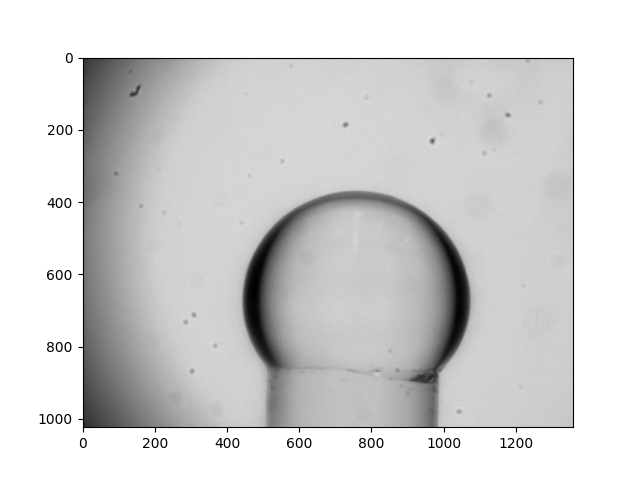
#> input picture data/drop_figure4.tiff, 640 x 480 px
$ jupyter execute --allow-errors imaganalysis.ipynb
#> lines starting #> are read from the running program, lines starting #| are printed output that depends on the picture; after the words box and inside, x2 and y2 are one past the last pixel; in counts of white or black regions, pixels touching at a corner belong together
# Drop Profile Analysis Using Polar Coordinates

This notebook analyzes sessile drop profiles by implementing a more general approach using polar coordinate interpolation for droplet edges and Young-Laplace equation fitting.

## Key Features:
- **Edge Detection**: Uses Canny edge detection to identify drop boundaries
- **Coordinate Transformation**: Converts from image pixels to physical coordinates (mm)
- **Profile Fitting**: Employs spline interpolation for smooth edge representation
- **Contact Angle Measurement**: Calculates left and right contact angles from tangent slopes
- **Young-Laplace Fitting**: Fits theoretical drop shape to extract surface tension
- **Pressure Analysis**: Computes pressure difference across the interface using fitted parameters

## Physical Parameters Extracted:
- Surface tension (γ)
- Contact angles (θ_left, θ_right)
- Drop dimensions (base radius, height)
- Radius of curvature at apex
- Laplace pressure difference (ΔP)

This approach provides a robust framework for analyzing droplet wetting behavior and interfacial properties.

### About the Author — Sarah Yao

Sarah Yao, Ames High School student, from Ames, Iowa, developed this code during her internship with NSF’s ChemMatCARS under Dr. Mrinal Bera, Dr. Jiajun Tian and Dr. Wei Bu. In the process, she explored pendant drop tensiometry for analyzing liquid surfaces and used data fitting methods to extract parameters valuable to scientific research. She values the opportunity to contribute to the project and learn from the team.

#### Image Loading and Display

Loads a TIFF image in grayscale, prints its dimensions, and displays it using matplotlib for visual inspection. This step ensures the image is correctly loaded and helps identify the region of interest for further analysis.

[cell 1]
# Note in GitHub codespace, one needs to run the following in the terminal to install libgl1.
# sudo apt-get update && sudo apt-get install -y libgl1

# check and add missing python packages
import subprocess
import sys
from importlib.metadata import version, PackageNotFoundError

# specify packages with exact versions for installation
required_packages_with_versions = {
    "numpy": "numpy==2.2.6",
    "scipy": "scipy==1.15.3",
    "matplotlib": "matplotlib==3.10.3",
    "opencv-python": "opencv-python==4.12.0.88"
}

# list of import names used later in the cell
required_packages = list(required_packages_with_versions.keys())

# check installed versions and install the requested exact versions if missing or mismatched

#> (the rest of this cell did not finish here and is left out)

[cell 2]
import cv2
import numpy as np
import matplotlib.pyplot as plt

# Read the image from file using OpenCV in grayscale mode
# This will read the image as a single channel (grayscale)
# The image is expected to be in TIFF format, which can have multiple channels.
image_orig = cv2.imread('data/drop_figure4.tiff', cv2.IMREAD_GRAYSCALE)
#> image_orig is the input picture: shape (480, 640); min 0, max 255, mean 211.2

# Read TIFF file with OpenCV; TIFFs can have multiple channels, e.g., BGRA (4 channels)
# The final dimension of 4 indicates the image has 4 channels (Blue, Green, Red, Alpha)
print(f"Image shape: {image_orig.shape}")
#| Image shape: (480, 640)
# Crop the image to focus on the region of interest
# Truncate the final dimension to keep only the first 3 channels (BGR).
# This is necessary because OpenCV's cvtColor expects a 3-channel image for conversion to grayscale.
# If the image has an alpha channel (4th channel), it should be removed before grayscale conversion.
# Display the original image using matplotlib
plt.figure()
plt.imshow(image_orig, cmap='gray')
plt.show()

#### Cropping the Image

This code crops the loaded grayscale image to focus on the region containing the droplet, then displays the cropped area using matplotlib. Cropping helps isolate the drop from the background and prepares the image for subsequent edge detection and analysis.

[cell 3]
image = image_orig[150:370, 200:500]  # Adjust the crop dimensions as needed
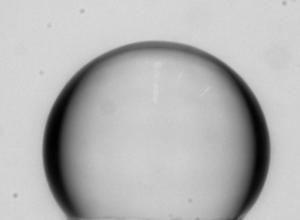
#> image: shape (220, 300); min 0, max 218, mean 180.5
# Display the cropped image
plt.figure()
plt.imshow(image, cmap='gray')
plt.show()

#### Edge Detection with Canny Algorithm

This code applies the Canny edge detection algorithm to the cropped grayscale image to identify the boundaries of the droplet. Thresholds for edge detection are set based on the image intensity range, and the resulting edge map is displayed for visual verification.

[cell 4]
# Set thresholds for Canny edge detection based on image intensity
thres1 = image.min() * 0.75
#> thres1 = 0
thres2 = image.max() * 1.4
#> thres2 = 305.2

# Apply Canny edge detection
edges = cv2.Canny(image, thres1, thres2)
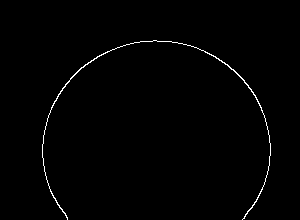
#> edges: shape (220, 300); 0.88% white in thin lines or dots, all inside (x1, y1, x2, y2) = (42, 40, 271, 220)
# Display the detected edges
plt.figure()
plt.imshow(edges)
plt.show()

#### Extracting and Plotting Edge Coordinates
This code locates the coordinates of edge pixels from the Canny edge-detected image, converts them to float, and inverts the y-axis for correct orientation in plotting. The detected edge points are then visualized as a scatter plot to verify the accuracy of edge detection.

[cell 5]
# Find the coordinates of edge pixels from the edge image
ys, xs = np.where(edges > 0)  # ys: row indices, xs: column indices where edge is detected
#> ys = 583 values from 40 to 219; xs = 583 values, max 270 at index 394, min 42 at index 395, mean 156.6

# Convert coordinates to float and invert ys for plotting (origin at bottom)
# The negation is necessary because in image processing, the origin (0,0) is at the top-left corner,
# while in most plotting libraries, the origin is at the bottom-left corner.
# In image arrays, the origin (0,0) is at the top-left, so increasing y moves downward.
# By negating ys, increasing y moves upward in the plot.
ys = np.asarray(-ys, dtype=float)
#> ys = 583 values, max -40 at index 0, min -219 at index 581, mean -112.3
xs = np.asarray(xs, dtype=float)

# Display the edge points as a scatter plot
plt.figure()
plt.plot(xs, ys, marker='o', ls='none')
plt.axis('equal')
plt.show()
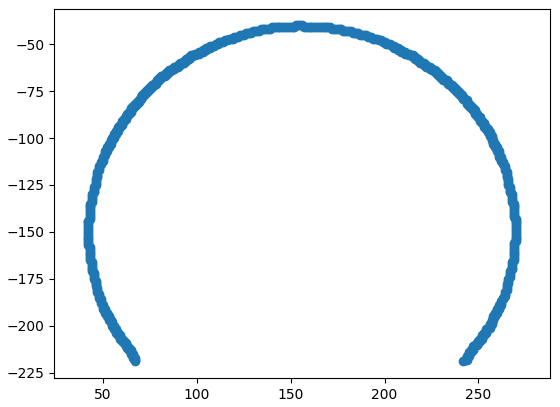
#> figure drawn by matplotlib, 1 panel

#### Centering and Shifting Edge Coordinates
This section centers the x-coordinates of the detected edge points by subtracting their mean and shifts the y-coordinates so that the minimum value is zero, aligning the drop base with the horizontal axis. The adjusted edge points are then plotted to visualize the centered and shifted droplet profile.

[cell 6]
# Center the xs coordinates by subtracting their mean
xs = xs - xs.mean()
#> xs = 583 values, max 113.4 at index 394, min -114.6 at index 395, mean 1.08e-14
# Shift ys so that the minimum value is at zero (bottom of the drop)
ys = ys - ys.min()
#> ys = 583 values, max 179 at index 0, min 0 at index 581, mean 106.7

# Plot the edges after centering and shifting
plt.figure()
plt.plot(xs, ys, marker='o', ls='none')
plt.axhline(0, color='k')   # Draw horizontal line at y=0 for reference
plt.axis('equal')           # Ensure equal aspect ratio
plt.show()
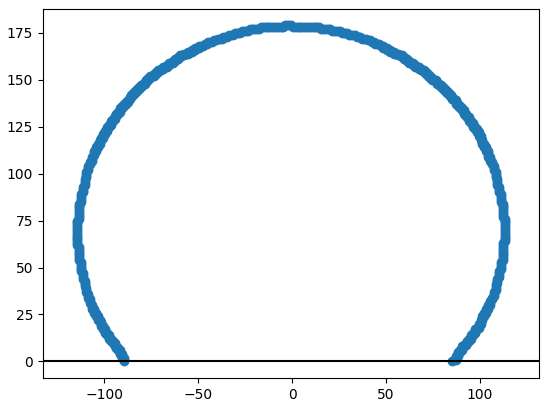
#> figure drawn by matplotlib, 1 panel

#### Converting Pixel Coordinates to Physical Units

This code converts the centered and shifted edge coordinates from pixel units to millimeters using the known image resolution. This step is essential for quantitative analysis and comparison with physical measurements.

[cell 7]
# Convert pixel coordinates to millimeters using the image resolution
# 'res' is the number of pixels per millimeter
res = 120
xs /= res  # x-coordinates in mm
#> xs = 583 values, max 0.945 at index 394, min -0.955 at index 395, mean 5.52e-17
ys /= res  # y-coordinates in mm
#> ys = 583 values, max 1.49 at index 0, min 0 at index 581, mean 0.89

#### Plotting Centered and Shifted Edge Coordinates
This code visualizes the centered and shifted droplet edge points in both full and zoomed-in views using subplots. The plots help verify the alignment of the drop base and the effectiveness of the coordinate transformation.

[cell 8]
#Plot the edges
fig, axs = plt.subplots(1, 2, figsize=(10,4))
plt.sca(axs[0])
plt.plot(xs, ys, marker='o', ls='none')
plt.axhline(0, color='k')
plt.axis('equal')
plt.xlabel('x [mm]')
plt.ylabel('y [mm]')

#Plot a zoom on the edge
plt.sca(axs[1])
plt.plot(xs, ys, marker='o', ls='none')
plt.axis('equal')
plt.xlabel('x [mm]')
plt.xlim(-0.9, -0.6)
plt.ylim(-0.1, 0.5)
plt.title("Zoom")
plt.show()
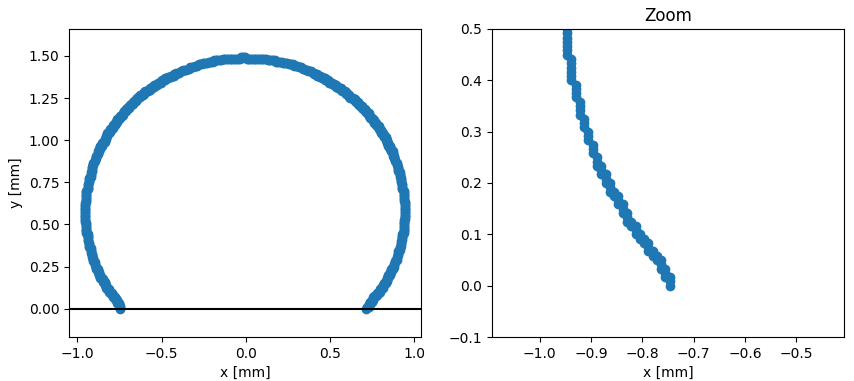
#> figure drawn by matplotlib, 2 panels

#### Spline Fitting of Drop Edge in Polar Coordinates
This code converts the droplet edge points from Cartesian to polar coordinates, sorts them by angle, and fits a quintic spline to the radial profile. The fitted spline provides a smooth representation of the drop edge, which is then plotted alongside the original edge points for both the full profile and a zoomed-in region. This enables accurate geometric analysis and further physical parameter extraction.

[cell 9]
# Convert Cartesian coordinates (xs, ys) to polar coordinates (theta, r)
theta = np.arctan2(ys, xs)  # Angle from x-axis for each edge point
#> theta = 583 values, max 3.14 at index 581, min 0 at index 582, mean 1.57
print(f"theta range: {theta.min():.2f} to {theta.max():.2f} radians")
#| theta range: 0.00 to 3.14 radians
r = np.sqrt(xs**2 + ys**2)  # Radial distance from origin for each edge point
#> r = 583 values, max 1.49 at index 0, min 0.712 at index 582, mean 1.23

# Sort edge points by angle to ensure smooth interpolation
# Sort the points based on theta to maintain the order around the droplet
sort_idx = np.argsort(theta)
#> sort_idx = 583 values, max 582 at index 0, min 0 at index 296, mean 291
theta_sorted = theta[sort_idx]
#> theta_sorted = 583 values from 0 to 3.14
r_sorted = r[sort_idx]
#> r_sorted = 583 values, max 1.49 at index 296, min 0.712 at index 0, mean 1.23

# Fit a spline to the droplet edge in polar coordinates
import scipy.interpolate as spint
edge_f = spint.UnivariateSpline(theta_sorted, r_sorted, k=5, s=0.1)  # k=5: quintic spline, s=0.1: smoothing

# Evaluate the fitted edge function to get smoothed (x, y) coordinates
# Take 100 points in theta for a smooth curve and convert back to Cartesian coordinates
theta_fit = np.linspace(theta_sorted.min(), theta_sorted.max(), 100)  # 100 points for smoothness
xs_fit = edge_f(theta_fit) * np.cos(theta_fit)
#> xs_fit = 100 values, max 0.942 at index 17, min -0.952 at index 82, mean -0.00416
ys_fit = edge_f(theta_fit) * np.sin(theta_fit)
#> ys_fit = 100 values, max 1.49 at index 50, min 0 at index 0, mean 0.831

# Display the original and fitted edge profiles
fig, axs = plt.subplots(1, 2, figsize=(10, 4))

# Plot full edge profile
plt.sca(axs[0])
plt.plot(xs, ys, marker='o', ls='none', label='Edge points')
plt.plot(xs_fit, ys_fit, label='Spline fit')
plt.axhline(0, color='k')
plt.xlabel('x [mm]')
plt.ylabel('y [mm]')
plt.axis('equal')

# Plot zoomed-in view of the edge
plt.sca(axs[1])
plt.plot(xs, ys, marker='o', ls='none', label='Edge points')
plt.plot(xs_fit, ys_fit, label='Spline fit')
plt.axhline(0, color='k')
plt.axis('equal')
plt.xlabel('x [mm]')
plt.xlim(-0.8, -0.7)
plt.ylim(0, 0.5)
plt.title("Zoom")
plt.show()
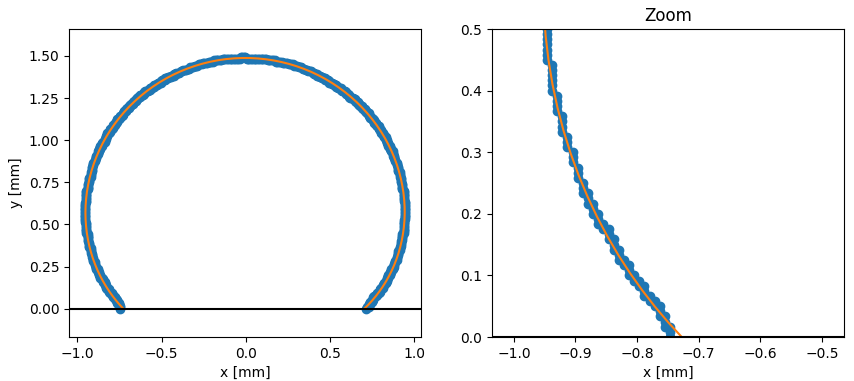
#> figure drawn by matplotlib, 2 panels

#### Calculating Contact Angles at Drop Edges
This code evaluates the contact angles at the left and right edges of the droplet by computing the tangent slopes from the fitted polar spline. The angles are calculated in degrees and printed, providing quantitative insight into the wetting behavior at both contact points.

[cell 10]
# Evaluate the contact angle at the left and right edges using the polar spline

# Get theta values corresponding to the left and right edges
theta_right = theta_sorted[0]
#> theta_right = 0
theta_left = theta_sorted[-1]
#> theta_left = 3.14

# Get the derivative dr/dtheta at the left and right edges
dr_dtheta = edge_f.derivative()

# Compute tangent vector in Cartesian coordinates at each edge
def tangent_angle(theta_val):
#> called with theta_val = 3.14
    r_val = edge_f(theta_val)
#> r_val = 0.727
    dr_val = dr_dtheta(theta_val)
#> dr_val = -0.699
    # Tangent vector components magnitude using the chain rule for derivatives
    dx = dr_val * np.cos(theta_val) - r_val * np.sin(theta_val)
#> dx = 0.699
    dy = dr_val * np.sin(theta_val) + r_val * np.cos(theta_val)
#> dy = -0.727
    # Contact angle with respect to horizontal (x-axis)
    return np.arctan2(dy, dx)

angle_left = tangent_angle(theta_left)
#> angle_left = -0.805
angle_right = tangent_angle(theta_right)
#> angle_right = 0.758

print(f"Left contact angle: {np.degrees(angle_left) + 180:.2f} deg")
#| Left contact angle: 133.88 deg
print(f"Right contact angle: {np.degrees(angle_right):.2f} deg")
#| Right contact angle: 43.42 deg

#### Visualizing Fitted Edge and Contact Angles
This code plots the detected droplet edge points and the fitted spline profile, then overlays lines representing the left and right contact angles at the drop base. The visualization helps confirm the accuracy of the spline fit and the calculated contact angles.

[cell 11]
# Display the fitted edge and contact angles
plt.figure()
plt.plot(xs, ys, marker='o', ls='none', label='Edge points')
plt.plot(xs_fit, ys_fit, label='Spline fit')
plt.axhline(0, color='k', linewidth=0.8)

# Draw contact angle lines at left and right contact points using the tangent angles
angle_len = 0.6
plt.plot(
    [xs_fit[0], xs_fit[0] + angle_len * np.cos(angle_right)],
    [ys_fit[0], ys_fit[0] + angle_len * np.sin(angle_right)],
    label='Right contact angle'
)
plt.plot(
    [xs_fit[-1], xs_fit[-1] - angle_len * np.cos(angle_left)],
    [ys_fit[-1], ys_fit[-1] - angle_len * np.sin(angle_left)],
    label='Left contact angle'
)

plt.xlabel('x [mm]')
plt.ylabel('y [mm]')
plt.axis('equal')
plt.legend()
plt.show()
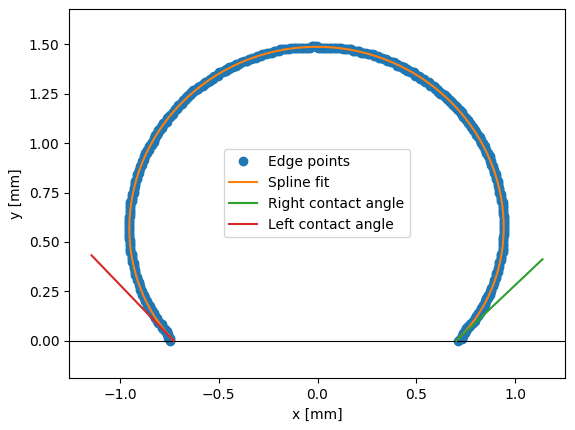
#> figure drawn by matplotlib, 1 panel

#### Calculating Radius of Curvature at Drop Apex
This code computes the radius of curvature at the apex of the droplet using the fitted polar spline. It evaluates the first and second derivatives of the spline at the apex angle and applies the polar curvature formula. The result is compared to the drop's base radius and height for validation.

[cell 12]
# Calculate derivatives of the polar spline at theta = np.pi/2 (apex)
theta_apex = np.pi / 2
r_apex = edge_f(theta_apex)
#> r_apex = 1.49
#> (the rest of the program and of its run is left out)
